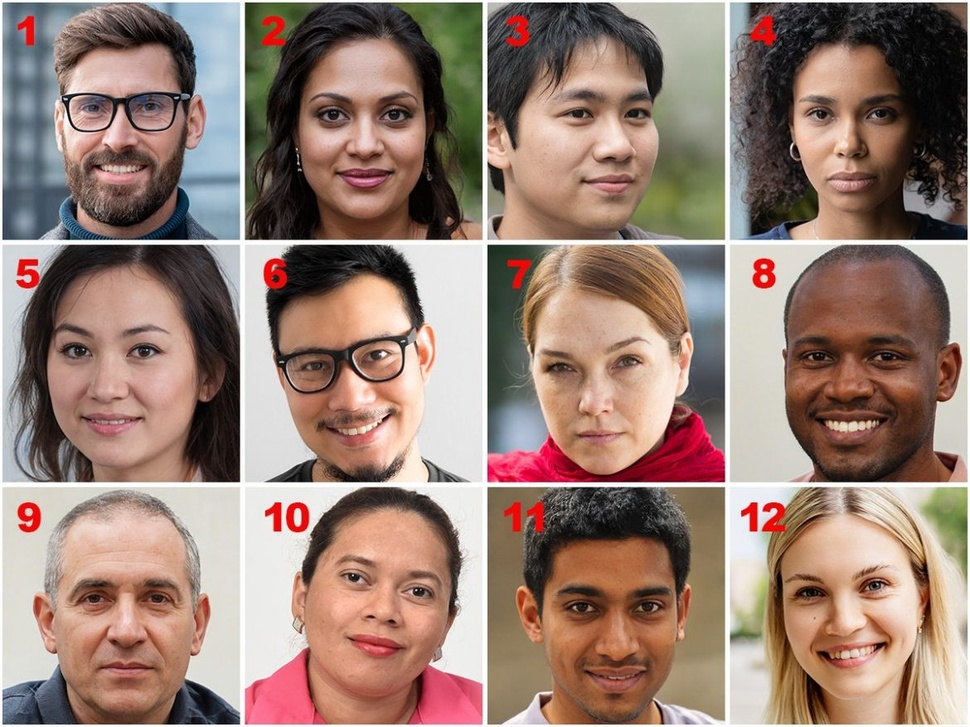
#> input picture Images/testimage2.jpeg, 970 x 727 px, shrunk from 1170 x 877 before the run
$ python Face_Detector_Project.py
#> lines starting #> are read from the running program, lines starting #| are printed output that depends on the picture; after the words box and inside, x2 and y2 are one past the last pixel; in counts of white or black regions, pixels touching at a corner belong together

import cv2

image = cv2.imread("Images/testimage2.jpeg")
#> image is the input picture: shape (727, 970, 3); mean B, G, R 116.4, 127.8, 152.4

face_cascade = cv2.CascadeClassifier(
    cv2.data.haarcascades +
    "haarcascade_frontalface_default.xml"
)

gray = cv2.cvtColor(image, cv2.COLOR_BGR2GRAY)
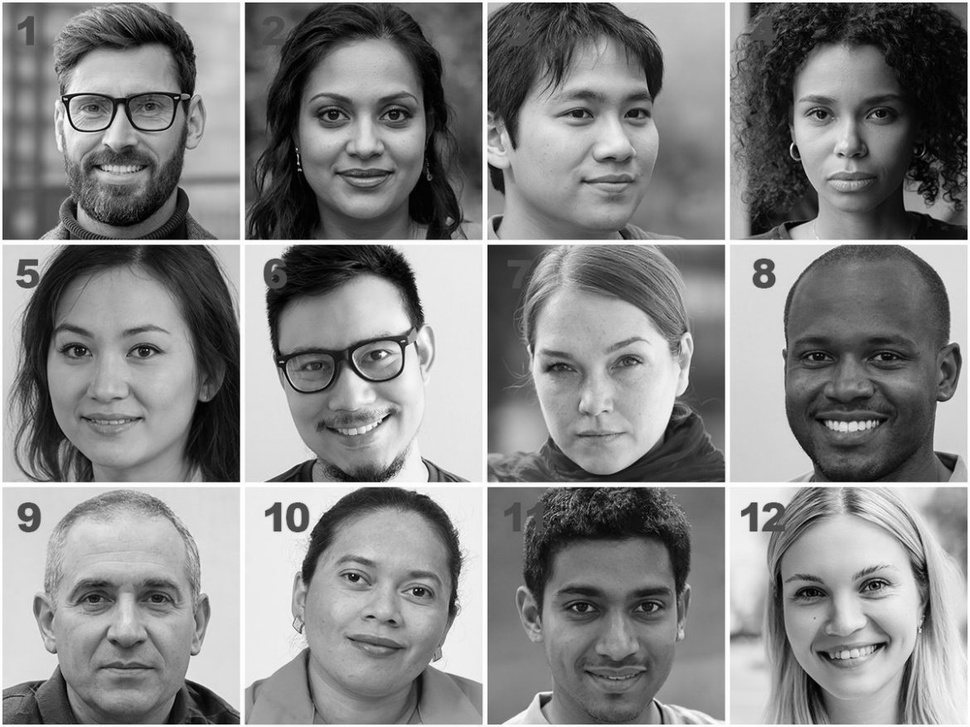
#> gray: shape (727, 970); min 0, max 255, mean 133.9


faces = face_cascade.detectMultiScale(
    gray,
    scaleFactor=1.12,
    minNeighbors=5,
    minSize=(40,40)
)
#> faces = [[774, 56, 143, 143], [759, 526, 167, 167], [40, 46, 162, 162], [278, 50, 168, 168], [518, 45, 178, 178], [762, 286, 178, 178], [300, 518, 169, 169], [25, 277, 186, 186], [512, 303, 170, 170], [251, 286, 189, 189], [37, 529, 180, 180], [529, 542, 171, 171]]

print("Faces detected:", len(faces))
#| Faces detected: 12

for (x, y, w, h) in faces:
    cv2.rectangle(image, (x, y), (x + w, y + h), (255, 0, 0), 2)
#> this loop made 12 passes
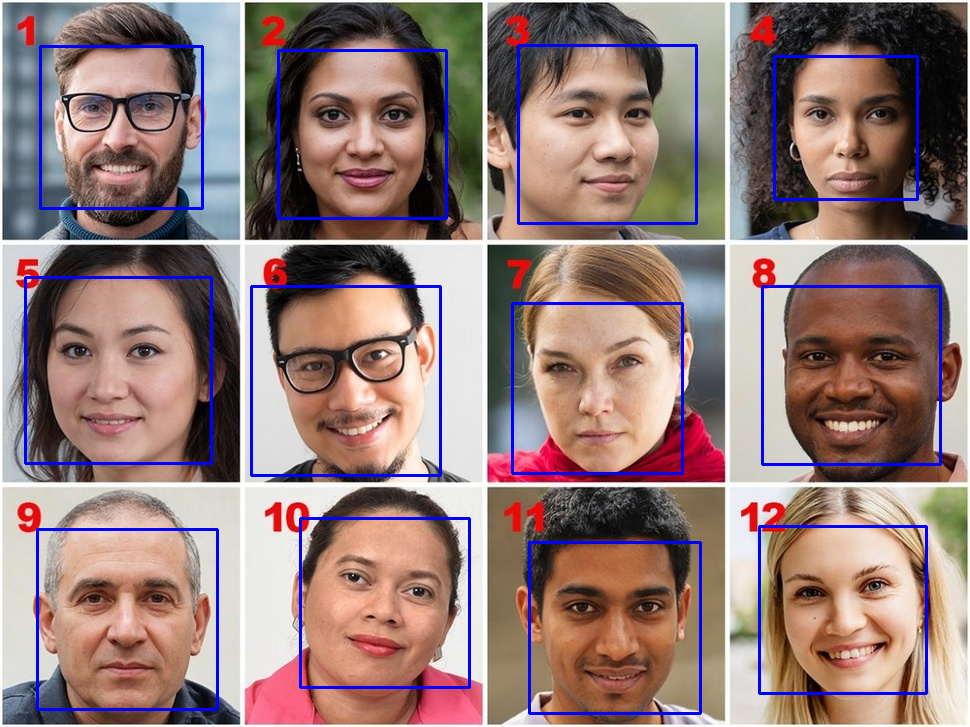
#> image: shape (727, 970, 3); 3.5% of pixels changed, all inside (x1, y1, x2, y2) = (24, 44, 942, 715)

cv2.imshow("Face Detector", image)

cv2.waitKey(0)
cv2.destroyAllWindows()

print("Faces detected:", len(faces))
#| Faces detected: 12

$ run again, with Images/testimage4.jfif saved as Images/testimage2.jpeg
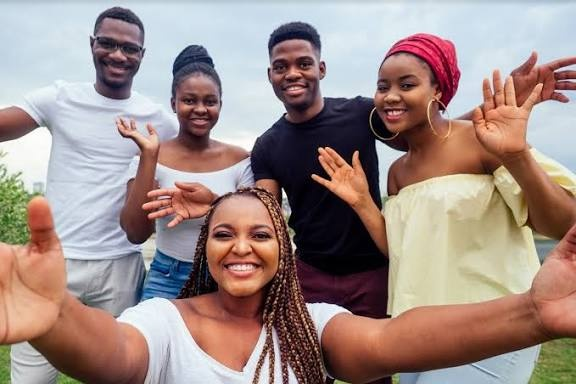
#> input picture Images/testimage4.jfif, 576 x 384 px
#> image is the input picture: shape (384, 576, 3); mean B, G, R 135.4, 140.4, 160.1
#> `gray = cv2.cvtColor(image, cv2.COLOR_BGR2GRAY)`:
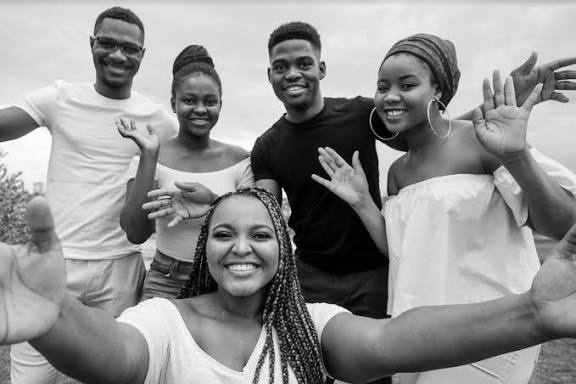
#> gray: shape (384, 576); min 0, max 255, mean 145.7
#> faces = [[365, 61, 64, 64], [170, 77, 59, 59], [85, 22, 63, 63], [261, 42, 62, 62], [197, 198, 92, 92]]
#| Faces detected: 5
#> the loop `for (x, y, w, h) in faces:` made 5 passes
#> after the loop `for (x, y, w, h) in faces:`:
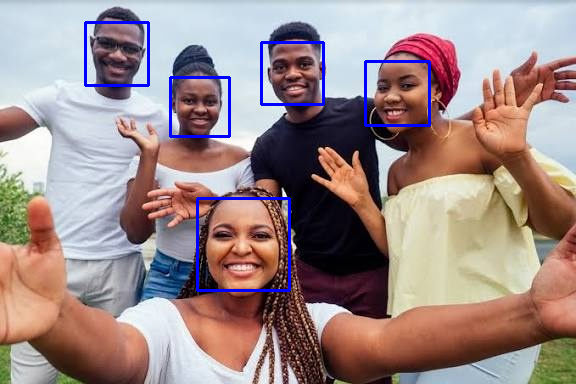
#> image: shape (384, 576, 3); 1.84% of pixels changed, all inside (x1, y1, x2, y2) = (84, 21, 431, 292)
#| Faces detected: 5
